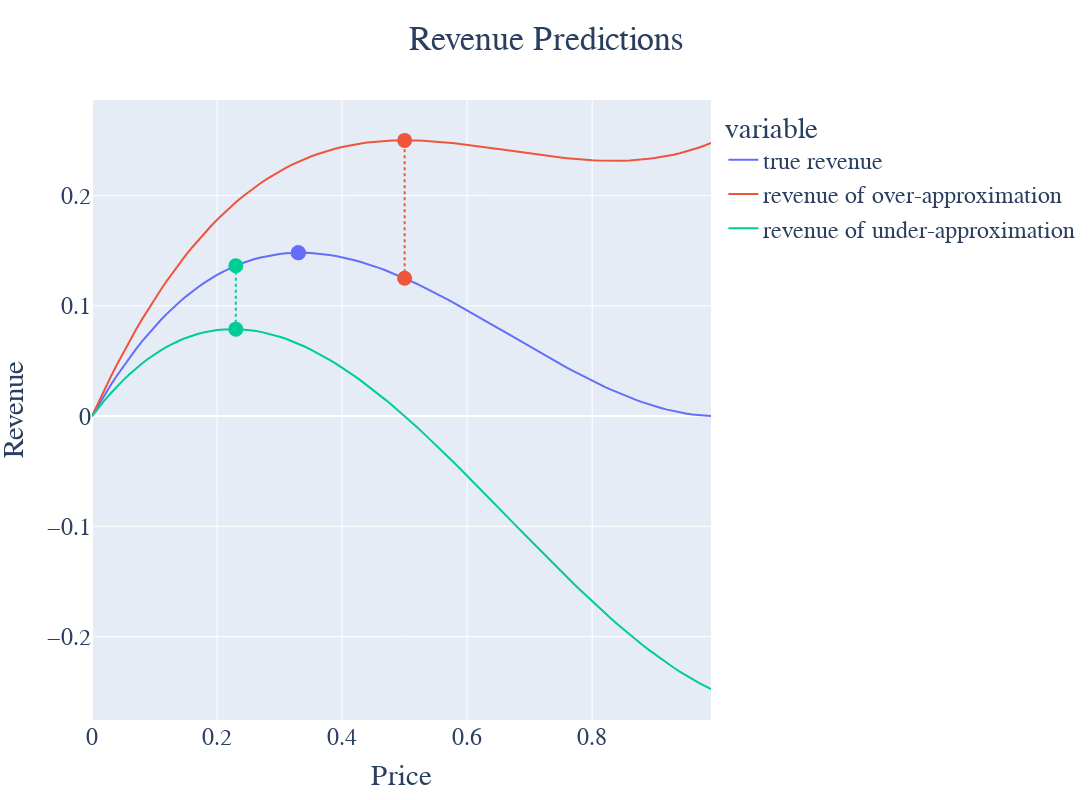

Notebook code for this chart:
### Code cell
import plotly.graph_objects as go

fig = px.line(revenues, x="price", y=["true_revenue", "over_revenue", "under_revenue"], title="Revenue Predictions") 
labels={"true_revenue": "true revenue", "over_revenue":"revenue of over-approximation", "under_revenue":"revenue of under-approximation"}
set_names(fig, labels)

for choice, d in zip([optimal_choice, over_choice, under_choice], fig.data[:3]):
    print(choice)
    fig.add_trace(go.Scatter(x=[choice.p[0], choice.p[0]], y=[choice.r[0], choice.g[0]],
                                mode='lines+markers', 
                                showlegend=False, 
                                marker=dict(color=d.line.color, size=15),
                                line=dict(dash='dot')
                                ))

fig.update_layout(font_family="Calibri", font_size=24)
fig.update_layout(yaxis_title="Revenue", xaxis_title="Price", title_x=0.5, width = 1400, height = 800)
fig.show()
